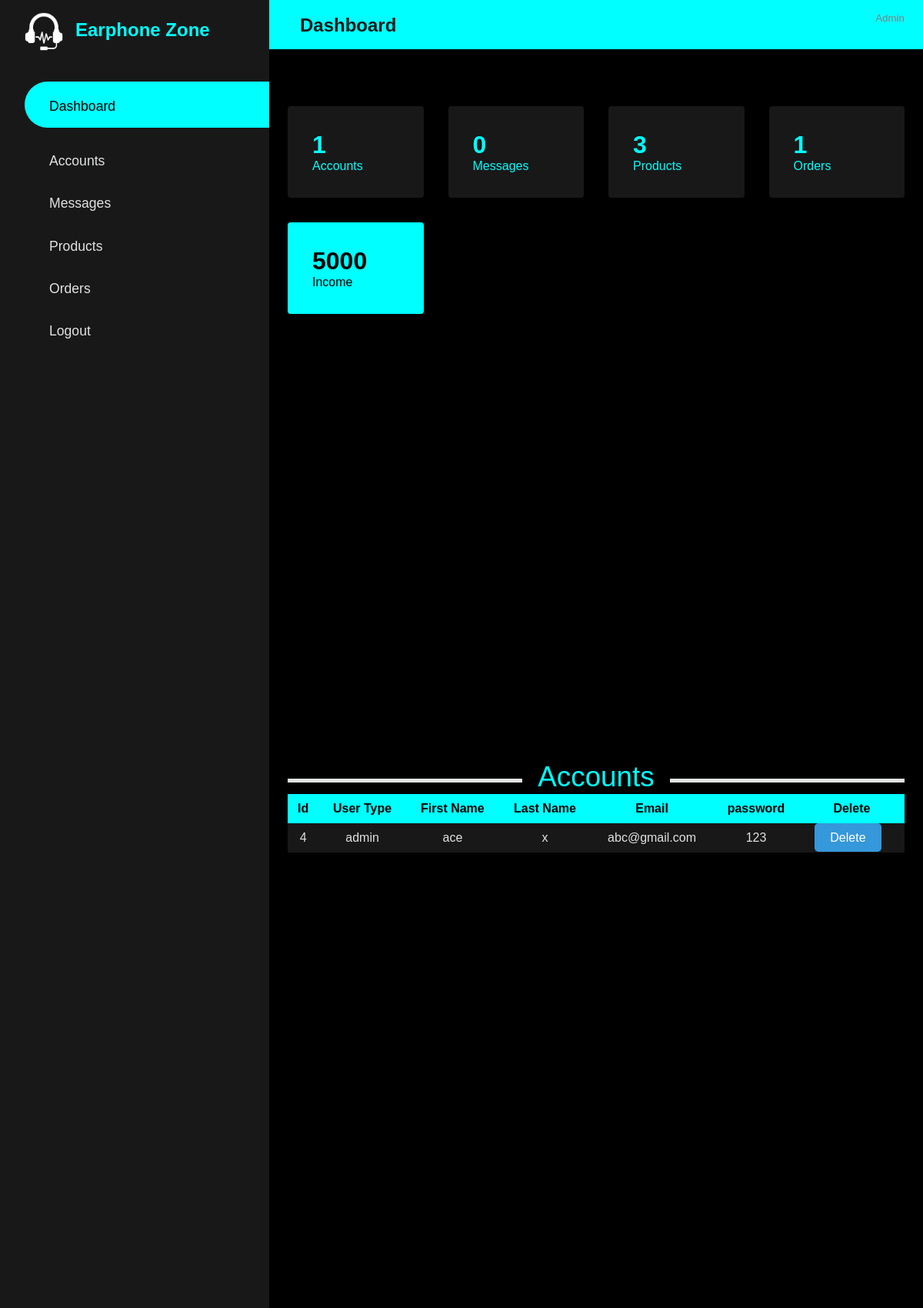
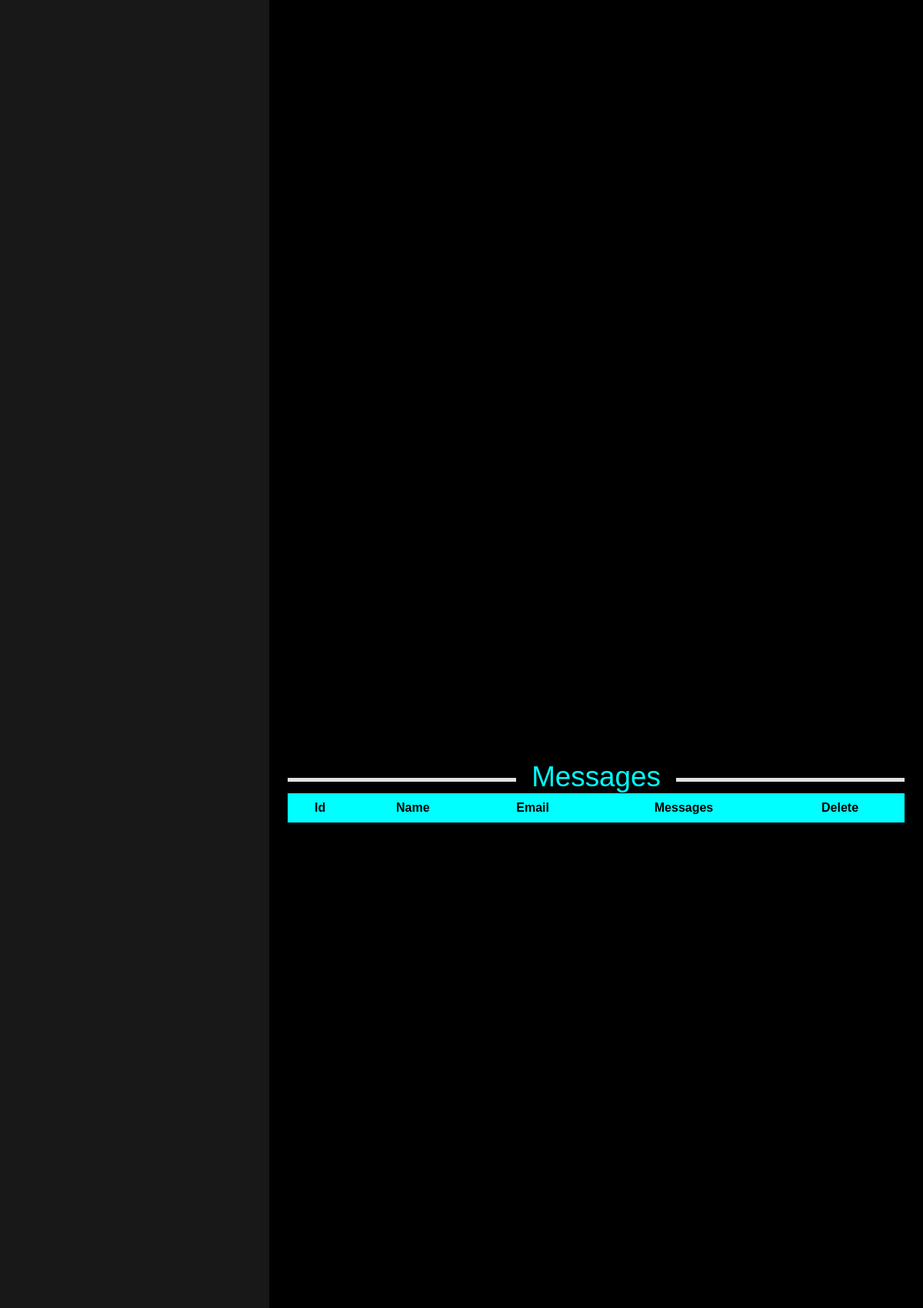
/Admin.php (upper part), run on the app's committed database (2 pictures, top to bottom).
### tables this page shows
CREATE TABLE `users1` (
  `user_type` varchar(50) NOT NULL DEFAULT 'user',
  `id` int(11) NOT NULL,
  `firstname` varchar(50) NOT NULL,
  `lastname` varchar(50) NOT NULL,
  `email` varchar(50) NOT NULL,
  `mobileNo` varchar(10) NOT NULL,
  `password` varchar(30) NOT NULL,
  `address` varchar(255) NOT NULL
);

### Admin.php (the view, shortened to what this page needs)
<?php
@include('connection.php');
?>
<html>
<head>
    <link rel="stylesheet" href="https://maxst.icons8.com/vue-static/landings/line-awesome/line-awesome/1.3.0/css/line-awesome.min.css">
    <link rel="stylesheet" href="css/admin_page.css">
    <link rel="stylesheet" href="css/adminProduct.css">
</head>
<body>
    <div class="sidebar" id="sidebar">
        <div class="sidebar-logo">
            <h2><span><img onclick="closeNav()" src="images/headphone-64.png" width="50px" alt="logo"></span>Earphone Zone</h2>
        </div>
        <div class="sidebar-menu">
            <ul>
                <li><a href="#" class="active"><span class="lab la-buromobelexperte"></span><span>Dashboard</span></a></li>
                <li><a href="#accounts_spacing1"><span class="las la-user-circle"></span><span>Accounts</span></a></li>
                <li><a href="#msgs_spacing1"><span class="las la-comment-dots"></span><span>Messages</span></a></li>
                <li><a href="#products_spacing1"><span class="lab la-product-hunt"></span><span>Products</span></a></li>
                <li><a href="#orders_spacing"><span class="las la-shopping-bag"></span><span>Orders</span></a></li>
                <li><a href="logout.php"><span class="las la-sign-in-alt"></span><span>Logout</span></a></li>
            </ul>
        </div>
    </div>
    <div class="main-content" id="main-content">
        <header>
            <h2>
                <label for="" onclick="openNav()"><span class="las la-bars"></span></label>
                Dashboard
            </h2>
            <div class="user-wrapper">
                <small>Admin</small>
            </div>
        </header>
        <main>
            <div class="cards">
                <div class="card-single">
                    <div>
                        <?php
                        $users = mysqli_query($conn, "SELECT * FROM `users1`") or die('query failed');
                        $total_users = mysqli_num_rows($users);
                        ?>
                        <h1><?php echo $total_users; ?></h1>
                        <span class="card-text">Accounts</span>
                    </div>
                </div>
                <div class="card-single">
                    <div>
                        <?php
                        $msgs = mysqli_query($conn, "SELECT * FROM `messages`") or die('query failed');
                        $total_msgs = mysqli_num_rows($msgs);
                        ?>
                        <h1><?php echo $total_msgs; ?></h1>
                        <span class="card-text">Messages</span>
                    </div>
                </div>
                <div class="card-single">
                    <div>
                        <?php
                        $product = mysqli_query($conn, "SELECT * FROM `product`") or die('failed');
                        $total_product = mysqli_num_rows($product);
                        ?>
                        <h1><?php echo $total_product; ?></h1>
                        <span class="card-text">Products</span>
                    </div>
                </div>
                <div class="card-single">
                    <div>
                        <?php
                        $orders = mysqli_query($conn, "SELECT * FROM `orders`") or die('query failed');
                        $total_orders = mysqli_num_rows($orders);
                        ?>
                        <h1><?php echo $total_orders; ?></h1>
                        <span class="card-text">Orders</span>
                    </div>
                </div>
                <div class="card-single">
                    <div>
                        <?php
                        $income = mysqli_query($conn, "SELECT SUM(total_price) AS total_sum FROM orders") or die('query failed');
                        $row = mysqli_fetch_assoc($income);
                        $totalIncome = $row['total_sum'];
                        ?>
                        <h1><?php echo $totalIncome; ?></h1>
                        <span class="card-text">Income</span>
                    </div>
                </div>
            </div>
            <div class="products_spacing"></div>
            <div id="accounts_spacing1"></div>
            <div id="accounts"><span>Accounts</span></div>
            <div class="container">
                <table class="table">
                    <thead>
                        <tr>
                            <th scope="col">Id</th>
                            <th scope="col">User Type</th>
                            <th scope="col">First Name</th>
                            <th scope="col">Last Name</th>
                            <th scope="col">Email</th>
                            <th scope="col">password</th>
                            <th scope="col">Delete</th>
                        </tr>
                    </thead>
                    <tbody>
                        <?php
                        $users = mysqli_query($conn, "SELECT * FROM `users1`");
                        while ($row = mysqli_fetch_assoc($users)) {
                            echo "
                                <tr>
                                    <td>$row[id]</td>
                                    <td>$row[user_type]</td>
                                    <td>$row[firstname]</td>
                                    <td>$row[lastname]</td>
                                    <td>$row[email]</td>
                                    <td>$row[password]</td>
                                    <td><a href='delete.php? userId= $row[id]&userEmail=$row[email]' class = 'btn'>Delete</a></td>
                                </tr>
                                ";
                        }
                        ?>
                    </tbody>
                </table>
            </div>
            <div class="products_spacing"></div>
            <div id="msgs_spacing1"></div>
            <div id="msgs"><span>Messages</span></div>
            <div class="container">
                <table class="table">
                    <thead>
                        <tr>
                            <th scope="col">Id</th>
                            <th scope="col">Name</th>
                            <th scope="col">Email</th>
                            <th scope="col">Messages</th>
                            <th scope="col">Delete</th>
                        </tr>
                    </thead>
                </table>
            </div>
        </main>
    </div>
</body>
</html>

### css/admin_page.css (style rules this page uses)
html { scroll-behavior: smooth; }
* { padding: 0; margin: 0; box-sizing: border-box; list-style-type: none; text-decoration: none; font-family: 'Poppins', sans-serif; }
body { background-color: var(--black-color); }
.sidebar { width: 350px; position: fixed; left: 0; top: 0; height: 100%; background: var(--charcoal-color); z-index: 100; }
.products_spacing { padding-top: 500px; }
#products_spacing1,#orders_spacing,#accounts_spacing1,#msgs_spacing1 { padding-top: 100px; }
#products,#orders , #accounts, #msgs { text-align: center; color: cyan; font-size: 2.3rem; margin-bottom: 15px; width: 100%; text-align: center; border-bottom: 5px solid var(--light-silver-color); line-height: 0.1em; }
#products span,#orders span,#accounts span, #msgs span { background: var(--black-color); padding: 0 20px; }
.sidebar-logo { height: 90px; padding: 1rem 0rem 1rem 2rem; color: cyan; }
.sidebar-logo img { vertical-align: middle; }
.sidebar-logo span { display: inline-block; padding-right: 1rem; }
.sidebar-menu { margin-top: 1rem; }
.sidebar-menu li { width: 100%; margin-bottom: 1.7rem; padding-left: 2rem; }
.sidebar-menu a { padding-left: 1rem; display: block; color: var(--light-silver-color); font-size: 1.1rem; }
.sidebar-menu a span:first-child { font-size: 1.5rem; padding-right: 1rem; }
.sidebar-menu a.active { background: cyan; color: black; padding-top: 1rem; padding-bottom: 1rem; border-radius: 30px 0 0 30px; transition: background 0.3s ease, color 0.3s ease; }
.main-content { margin-left: 350px; }
header { display: flex; justify-content: space-between; padding: 1rem 1.5rem; background: cyan; box-shadow: 2px 2px 5px rgba(0, 0, 0, 0.2); position: fixed; left: 350px; width: calc(100% - 350px); top: calc(90px - 5.6rem); z-index: 100; }
header h2 { color: var(--charcoal-color); }
header label span { font-size: 1.7rem; padding-right: 1rem; }
.user-wrapper { display: flex; flex-direction: column; align-items: center; }
.user-wrapper small { display: inline-block; color: gray; }
main { margin-top: 90px; padding: 2rem 1.5rem; min-height: calc(100vh - 90px); }
.cards { display: grid; grid-template-columns: repeat(4, 1fr); grid-gap: 2rem; margin-top: 1rem; }
.cards h1 { color: cyan; }
.card-single { display: flex; border-radius: 4px; flex-direction: column; background: var(--charcoal-color); padding: 2rem; position: relative; }
.card-text { color: cyan; }
.card-single:last-child { background: cyan; }
.card-single:last-child h1, .card-single:last-child div:first-child span, .card-single:last-child div:last-child span { background: cyan; color:black; }

### css/adminProduct.css (style rules this page uses)
.table { width: 100%; border-collapse:collapse; margin-bottom: 1000px; }
.table th, .table td { padding: 10px; text-align: center; }
.table th { background-color: var(--cyan-color); color: var(--black-color); }
.table td { background-color: var(--charcoal-color); color: var(--light-silver-color); }
.table td:last-child { padding-right: 20px; }
.container { max-width: 1000px; margin: auto; }
.update_btn, .table a.btn { background-color: #3498db; color: #fff; padding: 10px 20px; border: none; border-radius: 5px; cursor: pointer; transition: background-color 0.3s, transform 0.2s; }

### css/colorCodes.css (style rules this page uses)
:root { --charcoal-color: #181818; --light-silver-color: #E1E2E2; --black-color: #000000; --cyan-color:cyan; --dark-cyan:rgb(53, 136, 136); }

### data on the page
users1: id "4", user_type "admin", firstname "ace", lastname "x", email "abc@gmail.com", password "123"

### other printed values
$total_users "1"
$total_msgs "0"
$total_product "3"
$total_orders "1"
$totalIncome "5000"
